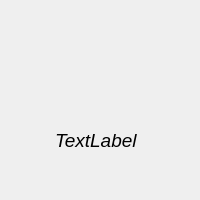
<?xml version="1.0" encoding="UTF-8"?>
<ui version="4.0">
 <class>analogClock</class>
 <widget class="QWidget" name="analogClock">
  <property name="geometry">
   <rect>
    <x>0</x>
    <y>0</y>
    <width>200</width>
    <height>200</height>
   </rect>
  </property>
  <property name="minimumSize">
   <size>
    <width>200</width>
    <height>200</height>
   </size>
  </property>
  <property name="maximumSize">
   <size>
    <width>200</width>
    <height>200</height>
   </size>
  </property>
  <property name="windowTitle">
   <string>analogClock</string>
  </property>
  <widget class="QLabel" name="label">
   <property name="geometry">
    <rect>
     <x>55</x>
     <y>120</y>
     <width>121</width>
     <height>41</height>
    </rect>
   </property>
   <property name="font">
    <font>
     <pointsize>14</pointsize>
     <italic>true</italic>
    </font>
   </property>
   <property name="text">
    <string>TextLabel</string>
   </property>
  </widget>
 </widget>
 <layoutdefault spacing="6" margin="11"/>
 <resources/>
 <connections/>
</ui>
